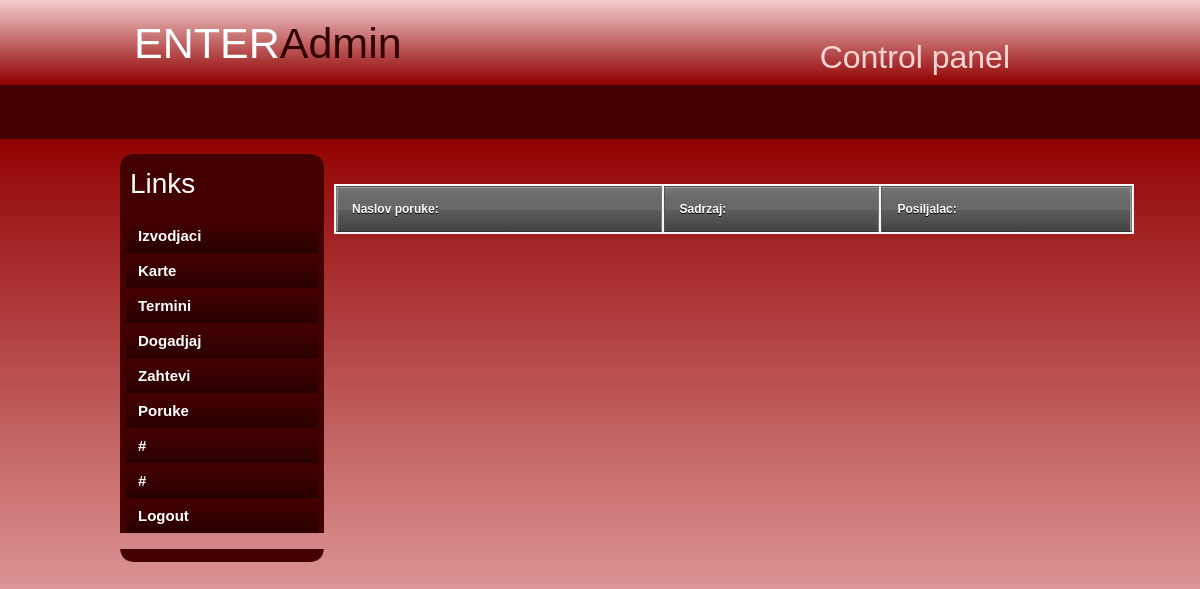
The page /enter_site/index.php/Admin/pokaziAdminPoruke on the database as committed earlier.
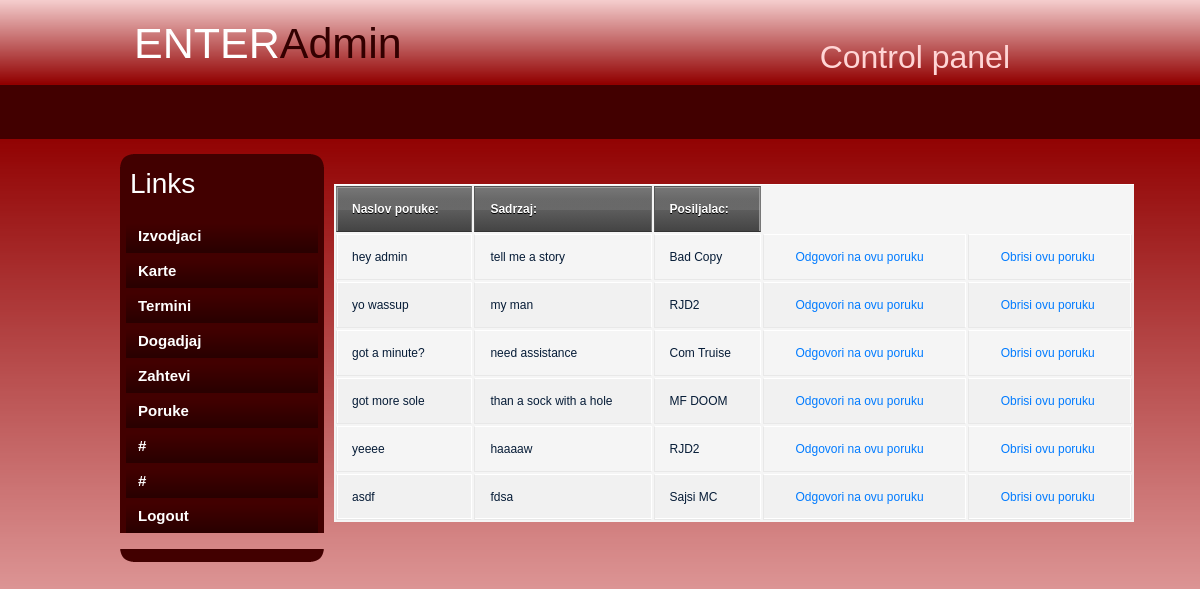
The same page on the database as committed later.
### tables this page shows
CREATE TABLE IF NOT EXISTS `admin_poruke` (
  `porukaID` int(14) NOT NULL AUTO_INCREMENT,
  `naslov` varchar(20) NOT NULL,
  `sadrzaj` varchar(40) NOT NULL,
  `posiljalac` varchar(20) NOT NULL,
  PRIMARY KEY (`porukaID`),
  KEY `posiljalac` (`posiljalac`)
);

### enter_site/application/controllers/Admin.php (called while the page is built, shortened)
<?php
class Admin extends CI_Controller{
    public function __construct() {
        $this->load->model("ModelIzvodjac");
        $this->load->model("ModelKarta");
        $this->load->model("ModelTermin");
        $this->load->model("ModelDogadjaj");
        $this->load->model("ModelAdminPoruke");
        $this->load->model("ModelPoruke");
        $this->load->library("session");
    }
    public function pokaziAdminPoruke(){
        $adminporuke = $this->ModelAdminPoruke->dohvatiAdminPoruke();
        $naredba = "adminporuke";
        $this->load->view("admin/slickred/index.php",  array('adminporuke'=>$adminporuke,'naredba'=>"adminporuke"));
    }
}

### enter_site/index.php (called while the page is built, shortened)
<?php
require_once BASEPATH.'core/CodeIgniter.php';

### enter_site/application/models/ModelAdminPoruke.php (called while the page is built, shortened)
<?php
class ModelAdminPoruke extends CI_Model{
    public function dohvatiAdminPoruke(){
        $query = $this->db->get('admin_poruke');
        $result = $query->result();
        return $result;
    }
}

### enter_site/application/views/admin/slickred/index.php (the view, shortened to what this page needs)
<!DOCTYPE html PUBLIC "-//W3C//DTD XHTML 1.0 Transitional//EN" "http://www.w3.org/TR/xhtml1/DTD/xhtml1-transitional.dtd">
<link rel="stylesheet" href="https://stackpath.bootstrapcdn.com/bootstrap/4.3.1/css/bootstrap.min.css">
<link rel="stylesheet" href="<?php echo base_url();?>assets/css/style.css">
<html xmlns="http://www.w3.org/1999/xhtml">
<head>
</head>
<body >
<div id="container">
		<div id="header">
        	<h1>ENTER<span class="off">Admin</span></h1>
            <h2>Control panel</h2>
        </div>
        <div id="menu">
        	<ul>
            	<li class="menuitem"><a href="#"></a></li>
                <li class="menuitem"><a href="#"></a></li>
                <li class="menuitem"><a href="#"></a></li>
                <li class="menuitem"><a href="#"></a></li>
                <li class="menuitem"><a href="#"></a></li>
              <li class="menuitem"><a href="#"></a></li>
            </ul>
        </div>
        <div id="leftmenu">
        <div id="leftmenu_top"></div>
				<div id="leftmenu_main">
                <h3>Links</h3>
                <ul>
                    <li><a href="<?php echo site_url("Admin/pokaziIzvodjace"); ?>">Izvodjaci</a></li>
                    <li><a href="<?php echo site_url("Admin/pokaziKarte"); ?>">Karte</a></li>
                    <li><a href="<?php echo site_url("Admin/pokaziTermine"); ?>">Termini</a></li>
                    <li><a href="<?php echo site_url("Admin/pokaziPotvrdjene"); ?>">Dogadjaj</a></li>
                    <li><a href="<?php echo site_url("Admin/pokaziZahteve"); ?>">Zahtevi</a></li>
                    <li><a href="<?php echo site_url("Admin/pokaziAdminPoruke"); ?>">Poruke</a></li>
                    <li><a href="#">#</a></li>
                    <li><a href="#">#</a></li>
                    <li><a href="<?php echo site_url("Admin/logout"); ?>">Logout</a></li>
                </ul>
</div>
              <div id="leftmenu_bottom"></div>
        </div>
		<div id="content">
        <div id="content_main">
        	<?php
                    if ($naredba == "izvodjaci"){
                        echo "<table> <tr><th>Izvodjaci:</th></tr>";
                        foreach ($izvodjaci as $izvodjac) {
                            echo "<tr><td>".$izvodjac->username."</td><td>".$izvodjac->ime."</td><td> ".$izvodjac->prezime."</td><td>".$izvodjac->email."</td> "
                                    . "<td> &nbsp;&nbsp;&nbsp;&nbsp; <a href=\" ". site_url("Admin/obrisiIzvodjaca/".$izvodjac->username). "\">Obrisi ovog izvodjaca</a> </td> </tr>";
                        }
                        echo "</table><br><br>";
                        echo "<a href=\" ". site_url("Admin/dodajIzv"). "\">Dodaj novog izvodjaca</a>";
                    }
                    elseif($naredba == "pocetna"){
                        echo "Hola Mr. Admin!";
                    }
                    elseif($naredba == "adminporuke"){
                        echo "<table> <tr><th>Naslov poruke:</th><th>Sadrzaj:</th><th>Posiljalac:</th></tr>";
                        foreach ($adminporuke as $adminporuka) {
                            echo "<tr><td>".$adminporuka->naslov."</td><td>".$adminporuka->sadrzaj."</td><td> ".$adminporuka->posiljalac."</td> "
                                    . "<td> &nbsp;&nbsp;&nbsp;&nbsp; <a href=\" ". site_url("Admin/odgovoriNaPor/".$adminporuka->porukaID). "\">Odgovori na ovu poruku</a> </td> "
                                    . "<td> &nbsp;&nbsp;&nbsp;&nbsp; <a href=\" ". site_url("Admin/obrisiAdminPoruku/".$adminporuka->porukaID). "\">Obrisi ovu poruku</a> </td> </tr>";
                        }
                        echo "</table><br><br>";
                    }
                ?>
        </div>
      </div>
   </div>
</body>
</html>

Rows that differ between the two databases and show on the page:
added admin_poruke: naslov "hey admin", sadrzaj "tell me a story", posiljalac "Bad Copy"
added admin_poruke: naslov "yo wassup", sadrzaj "my man", posiljalac "RJD2"
added admin_poruke: naslov "got a minute?", sadrzaj "need assistance", posiljalac "Com Truise"
added admin_poruke: naslov "got more sole", sadrzaj "than a sock with a hole", posiljalac "MF DOOM"
added admin_poruke: naslov "yeeee", sadrzaj "haaaaw", posiljalac "RJD2"
added admin_poruke: naslov "asdf", sadrzaj "fdsa", posiljalac "Sajsi MC"
